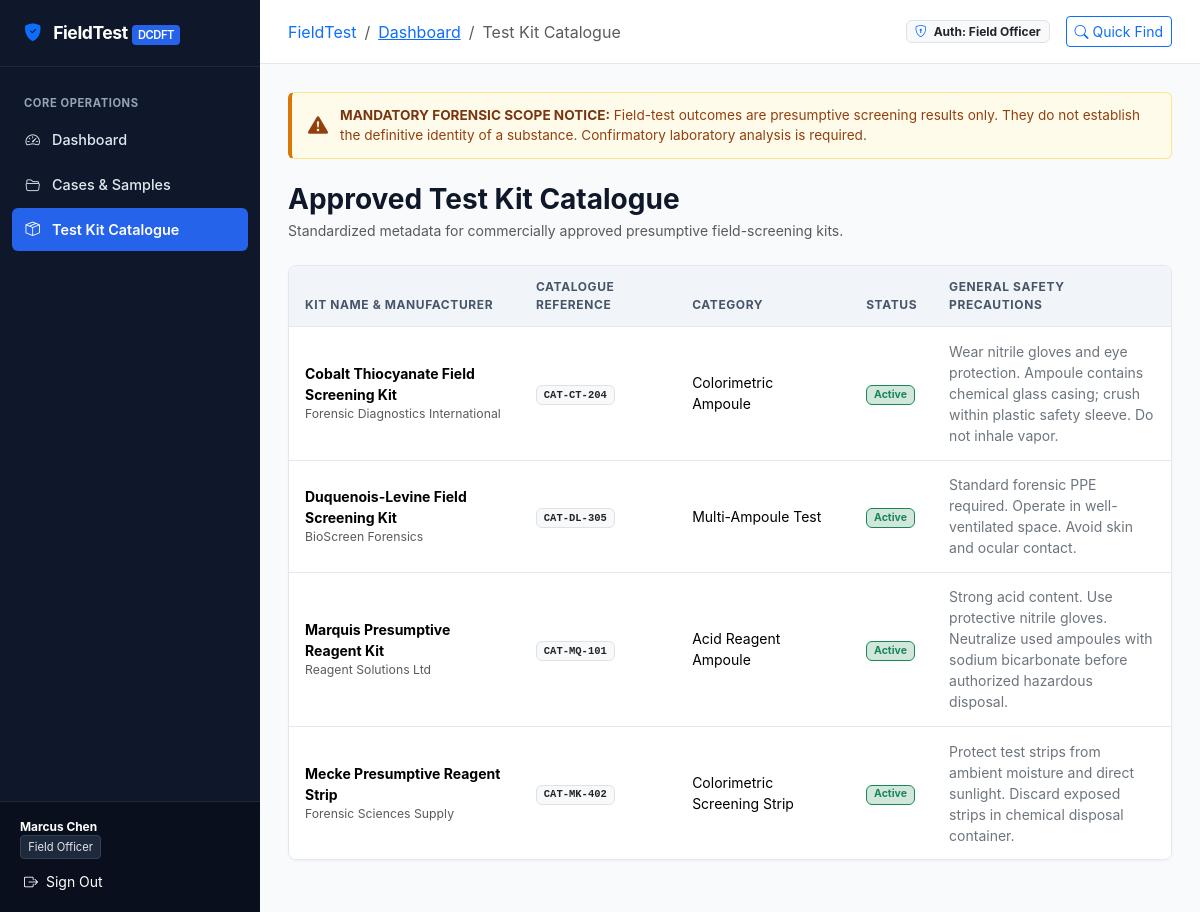
/kits/ (signed in), run on the app's committed database.
### testing_records/models.py (models this page shows, shortened)
class TestKit(models.Model):
    name = models.CharField(max_length=255, help_text="Commercial kit or screening strip name.")
    manufacturer = models.CharField(max_length=255, help_text="Authorized manufacturing vendor.")
    category = models.CharField(
        max_length=128,
        help_text="Standardized test category (e.g., Colorimetric Field Screening, Lateral Flow Strip)."
    )
    catalogue_reference = models.CharField(
        max_length=128,
        unique=True,
        help_text="Unique vendor or institutional catalogue/part number."
    )
    active = models.BooleanField(
        default=True,
        help_text="Designates whether this kit model is currently active for field deployment."
    )
    general_safety_note = models.TextField(
        default="Wear nitrile gloves and safety eye protection. Ensure adequate ventilation. Dispose of used ampoules according to departmental biohazard protocols.",
        help_text="General handling precautions. Must not contain chemical formulas or production recipes."
    )
    class Meta:
        ordering = ['name']
        verbose_name = 'Test Kit'
        verbose_name_plural = 'Test Kits'

### testing_records/views.py (the view)
# urls.py: path('kits/', views.kit_list_view, name='kit_list'),
@login_required
def kit_list_view(request):
    kits = TestKit.objects.all().order_by('name')
    return render(request, 'testing_records/kit_list.html', {
        'kits': kits,
        'presumptive_disclaimer': PRESUMPTIVE_DISCLAIMER,
    })

### accounts/context_processors.py (called while the page is built, shortened)
def user_roles(request):
    groups = set(request.user.groups.values_list('name', flat=True))
    is_admin = request.user.is_superuser or 'Administrator' in groups
    is_supervisor = 'Supervisor' in groups or is_admin
    is_field_officer = 'Field Officer' in groups or is_admin
    is_readonly = 'Read-only User' in groups and not (is_admin or is_supervisor or is_field_officer)
    role_label = 'Administrator' if is_admin else ('Supervisor' if is_supervisor else ('Field Officer' if is_field_officer else ('Read-only User' if is_readonly else 'User')))
    return {
        'is_field_officer': is_field_officer,
        'is_supervisor': is_supervisor,
        'is_admin_user': is_admin,
        'is_readonly_user': is_readonly,
        'user_role_label': role_label,
    }

### templates/testing_records/kit_list.html (shortened to what this page needs)
{% extends 'base.html' %}
{% block breadcrumbs %}
<li class="breadcrumb-item"><a href="{% url 'dashboard' %}">Dashboard</a></li>
<li class="breadcrumb-item active" aria-current="page">Test Kit Catalogue</li>
{% endblock %}
{% block content %}
<div class="d-flex flex-wrap align-items-center justify-content-between gap-3 mb-4">
    <div>
        <h1 class="h3 fw-bold mb-1">Approved Test Kit Catalogue</h1>
        <p class="text-muted small mb-0">Standardized metadata for commercially approved presumptive field-screening kits.</p>
    </div>
</div>
<div class="card-forensic">
    <div class="table-responsive">
        <table class="table table-forensic mb-0">
            <thead>
                <tr>
                    <th>Kit Name & Manufacturer</th>
                    <th>Catalogue Reference</th>
                    <th>Category</th>
                    <th>Status</th>
                    <th>General Safety Precautions</th>
                </tr>
            </thead>
            <tbody>
                {% for kit in kits %}
                <tr>
                    <td>
                        <div class="fw-bold">{{ kit.name }}</div>
                        <div class="text-muted small">{{ kit.manufacturer }}</div>
                    </td>
                    <td>
                        <span class="badge bg-light text-dark border font-monospace">{{ kit.catalogue_reference }}</span>
                    </td>
                    <td class="small">{{ kit.category }}</td>
                    <td>
                        {% if kit.active %}
                        <span class="badge bg-success-subtle text-success border border-success">Active</span>
                        {% else %}
                        <span class="badge bg-secondary-subtle text-secondary border">Deactivated</span>
                        {% endif %}
                    </td>
                    <td class="small text-secondary" style="max-width: 320px;">
                        {{ kit.general_safety_note }}
                    </td>
                </tr>
                {% empty %}
                <tr>
                    <td colspan="6" class="text-center py-4 text-muted">
                        No test kits in catalogue.
                    </td>
                </tr>
                {% endfor %}
            </tbody>
        </table>
    </div>
</div>
{% endblock %}

### templates/base.html (shortened to what this page needs)
{% load static %}
<!DOCTYPE html>
<html lang="en">
<head>
    <link href="https://cdn.jsdelivr.net/npm/bootstrap@5.3.3/dist/css/bootstrap.min.css" rel="stylesheet">
    <link rel="stylesheet" href="https://cdn.jsdelivr.net/npm/bootstrap-icons@1.11.3/font/bootstrap-icons.min.css">
    <link rel="stylesheet" href="{% static 'css/styles.css' %}">
</head>
<body>
    <div class="app-container">
        {% if user.is_authenticated %}
        <aside class="sidebar" id="appSidebar">
            <a href="{% url 'dashboard' %}" class="sidebar-brand">
                <i class="bi bi-shield-fill-check text-primary"></i>
                <span>FieldTest <span class="badge-tag">DCDFT</span></span>
            </a>
            <ul class="sidebar-nav">
                <li class="nav-section-title">Core Operations</li>
                <li class="nav-item">
                    <a href="{% url 'dashboard' %}" class="nav-link {% if request.resolver_match.url_name == 'dashboard' %}active{% endif %}">
                        <i class="bi bi-speedometer2"></i>
                        <span>Dashboard</span>
                    </a>
                </li>
                <li class="nav-item">
                    <a href="{% url 'case_list' %}" class="nav-link {% if 'case' in request.resolver_match.url_name and 'report' not in request.resolver_match.url_name %}active{% endif %}">
                        <i class="bi bi-folder2-open"></i>
                        <span>Cases & Samples</span>
                    </a>
                </li>
                <li class="nav-item">
                    <a href="{% url 'kit_list' %}" class="nav-link {% if 'kit' in request.resolver_match.url_name %}active{% endif %}">
                        <i class="bi bi-box-seam"></i>
                        <span>Test Kit Catalogue</span>
                    </a>
                </li>
            </ul>
            <div class="sidebar-footer">
                <div class="sidebar-user mb-2">
                    <div>
                        <div class="fw-bold text-white small">{{ user.get_full_name|default:user.username }}</div>
                        <span class="user-role-badge">{{ user_role_label }}</span>
                    </div>
                </div>
                <form method="post" action="{% url 'logout' %}" class="d-grid">
                    <button type="submit" class="btn btn-sm btn-outline-secondary text-start text-white border-0 p-1">
                        <i class="bi bi-box-arrow-right me-1"></i> Sign Out
                    </button>
                </form>
            </div>
        </aside>
        {% endif %}
        <div class="main-wrapper {% if not user.is_authenticated %}m-0{% endif %}">
            {% if user.is_authenticated %}
            <header class="top-navbar">
                <div class="d-flex align-items-center gap-3">
                    <nav aria-label="breadcrumb">
                        <ol class="breadcrumb mb-0 small">
                            <li class="breadcrumb-item"><a href="{% url 'dashboard' %}" class="text-decoration-none">FieldTest</a></li>
                            {% block breadcrumbs %}{% endblock %}
                        </ol>
                    </nav>
                </div>
                <div class="d-flex align-items-center gap-3">
                    <span class="badge bg-light text-dark border small d-none d-md-inline-block">
                        <i class="bi bi-shield-lock me-1 text-primary"></i> Auth: {{ user_role_label }}
                    </span>
                    <a href="{% url 'case_list' %}" class="btn btn-sm btn-outline-primary d-none d-sm-inline-flex align-items-center gap-1">
                        <i class="bi bi-search"></i> Quick Find
                    </a>
                </div>
            </header>
            {% endif %}
            <main class="content-body">
                <div class="system-disclaimer-banner alert-banner-top">
                    <i class="bi bi-exclamation-triangle-fill fs-5 flex-shrink-0"></i>
                    <div>
                        <strong>MANDATORY FORENSIC SCOPE NOTICE:</strong>
                        Field-test outcomes are presumptive screening results only. They do not establish the definitive identity of a substance. Confirmatory laboratory analysis is required.
                    </div>
                </div>
                {% block content %}{% endblock %}
            </main>
        </div>
    </div>
</body>
</html>

### static/css/styles.css (style rules this page uses)
:root { --ft-navy-950: #0a0f1d; --ft-navy-900: #0f172a; --ft-navy-800: #1e293b; --ft-navy-700: #334155; --ft-slate-600: #475569; --ft-slate-500: #64748b; --ft-slate-400: #94a3b8; --ft-slate-200: #e2e8f0; --ft-slate-100: #f1f5f9; --ft-slate-50: #f8fafc; --ft-blue-600: #2563eb; --ft-blue-700: #1d4ed8; --ft-blue-50: #eff6ff; --ft-success: #059669; --ft-success-bg:#ecfdf5; --ft-warning: #d97706; --ft-warning-bg:#fffbeb; --ft-danger: #dc2626; --ft-danger-bg: #fef2f2; --ft-info: #0284c7; --ft-info-bg: #f0f9ff; --sidebar-width: 260px; --topbar-height: 64px; }
body { font-family: -apple-system, BlinkMacSystemFont, "Segoe UI", Roboto, "Helvetica Neue", Arial, sans-serif; background-color: var(--ft-slate-50); color: var(--ft-navy-900); margin: 0; padding: 0; min-height: 100vh; }
.app-container { display: flex; min-height: 100vh; }
.sidebar { width: var(--sidebar-width); background-color: var(--ft-navy-900); color: #fff; flex-shrink: 0; display: flex; flex-direction: column; position: fixed; top: 0; bottom: 0; left: 0; z-index: 1000; overflow-y: auto; transition: transform 0.25s ease-in-out; }
.sidebar-brand { padding: 1.25rem 1.5rem; font-size: 1.1rem; font-weight: 700; letter-spacing: -0.025em; border-bottom: 1px solid var(--ft-navy-800); display: flex; align-items: center; gap: 0.75rem; color: #fff; text-decoration: none; }
.sidebar-brand .badge-tag { font-size: 0.7rem; background-color: var(--ft-blue-600); padding: 0.2rem 0.4rem; border-radius: 4px; font-weight: 600; }
.sidebar-nav { list-style: none; padding: 1rem 0; margin: 0; flex-grow: 1; }
.nav-section-title { font-size: 0.7rem; font-weight: 700; text-transform: uppercase; color: var(--ft-slate-400); padding: 0.75rem 1.5rem 0.25rem; letter-spacing: 0.05em; }
.nav-item { margin: 0.15rem 0.75rem; }
.nav-link { display: flex; align-items: center; gap: 0.75rem; padding: 0.65rem 0.85rem; color: var(--ft-slate-200); text-decoration: none; border-radius: 6px; font-size: 0.9rem; font-weight: 500; transition: background-color 0.15s, color 0.15s; }
.nav-link.active { background-color: var(--ft-blue-600); color: #fff; font-weight: 600; }
.sidebar-footer { padding: 1rem 1.25rem; border-top: 1px solid var(--ft-navy-800); background-color: var(--ft-navy-950); }
.sidebar-user { display: flex; align-items: center; justify-content: space-between; font-size: 0.85rem; }
.user-role-badge { display: inline-block; padding: 0.15rem 0.45rem; font-size: 0.7rem; border-radius: 4px; background: var(--ft-navy-800); color: var(--ft-slate-200); border: 1px solid var(--ft-navy-700); }
.main-wrapper { flex-grow: 1; margin-left: var(--sidebar-width); display: flex; flex-direction: column; min-height: 100vh; }
.top-navbar { height: var(--topbar-height); background-color: #fff; border-bottom: 1px solid var(--ft-slate-200); display: flex; align-items: center; justify-content: space-between; padding: 0 1.75rem; position: sticky; top: 0; z-index: 990; }
.content-body { padding: 1.75rem; flex-grow: 1; }
.system-disclaimer-banner { background-color: var(--ft-warning-bg); border: 1px solid #fde68a; border-left: 4px solid var(--ft-warning); color: #92400e; padding: 0.75rem 1rem; border-radius: 6px; font-size: 0.85rem; margin-bottom: 1.5rem; display: flex; align-items: center; gap: 0.75rem; }
.system-disclaimer-banner strong { color: #78350f; }
.card-forensic { background: #fff; border: 1px solid var(--ft-slate-200); border-radius: 8px; box-shadow: 0 1px 3px rgba(0,0,0,0.04); margin-bottom: 1.5rem; overflow: hidden; }
.table-forensic { width: 100%; border-collapse: separate; border-spacing: 0; }
.table-forensic th { background-color: var(--ft-slate-100); color: var(--ft-slate-600); font-size: 0.75rem; font-weight: 700; text-transform: uppercase; letter-spacing: 0.05em; padding: 0.75rem 1rem; border-bottom: 1px solid var(--ft-slate-200); text-align: left; }
.table-forensic td { padding: 0.85rem 1rem; border-bottom: 1px solid var(--ft-slate-200); font-size: 0.875rem; vertical-align: middle; }
.table-forensic tr:last-child td { border-bottom: none; }

### data on the page
TestKit: name "Cobalt Thiocyanate Field Screening Kit", manufacturer "Forensic Diagnostics International", catalogue_reference "CAT-CT-204", category "Colorimetric Ampoule", active "Active", general_safety_note "Wear nitrile gloves and eye protection. Ampoule contains chemical glass casing; crush within plastic safety sleeve. Do not inhale vapor."
TestKit: name "Duquenois-Levine Field Screening Kit", manufacturer "BioScreen Forensics", catalogue_reference "CAT-DL-305", category "Multi-Ampoule Test", active "Active", general_safety_note "Standard forensic PPE required. Operate in well-ventilated space. Avoid skin and ocular contact."
TestKit: name "Marquis Presumptive Reagent Kit", manufacturer "Reagent Solutions Ltd", catalogue_reference "CAT-MQ-101", category "Acid Reagent Ampoule", active "Active", general_safety_note "Strong acid content. Use protective nitrile gloves. Neutralize used ampoules with sodium bicarbonate before authorized hazardous disposal."
TestKit: name "Mecke Presumptive Reagent Strip", manufacturer "Forensic Sciences Supply", catalogue_reference "CAT-MK-402", category "Colorimetric Screening Strip", active "Active", general_safety_note "Protect test strips from ambient moisture and direct sunlight. Discard exposed strips in chemical disposal container."

### other printed values
{{ user.get_full_name|default:user.username }} "Marcus Chen"
{{ user_role_label }} "Field Officer"
